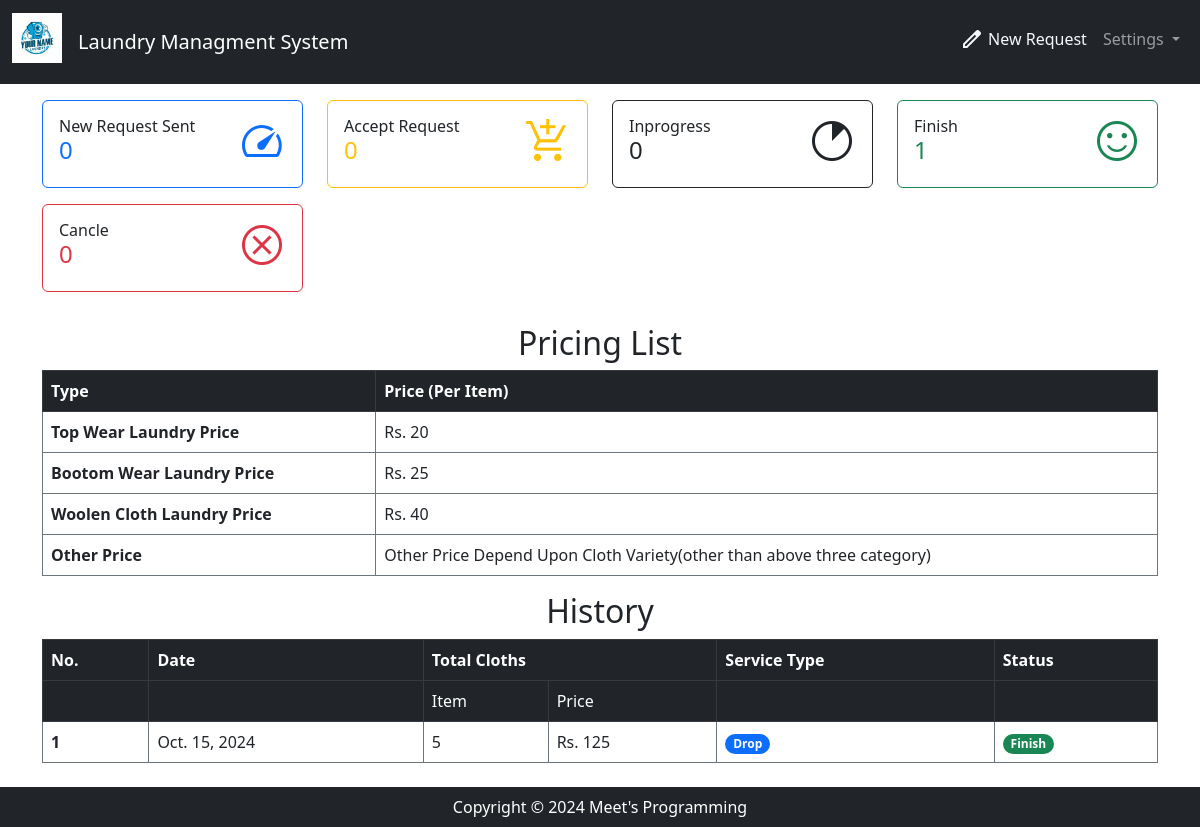
The page / (signed in) on the database its author committed.
### laundryadmin/models.py (models this page shows, shortened)
class Company(models.Model):
    comapny_name = models.CharField(max_length=100, default='laundry')
    comapny_email = models.EmailField(max_length=254, unique=True)
    password = models.CharField(max_length=128)
    logo = models.ImageField(upload_to='company_logos/', blank=True, null=True)
    fav_icon = models.ImageField(upload_to='company_fav_icons/', blank=True, null=True)

class Price(models.Model):
    topwear = models.IntegerField(default='25')
    bottomwear = models.IntegerField(default='25')
    woolenwear = models.IntegerField(default='25')

### user/models.py (models this page shows, shortened)
class UserReqeuest(models.Model):
    uuid = models.UUIDField(primary_key=True, default=uuid.uuid4, editable=False)
    user = models.ForeignKey(User, on_delete=models.CASCADE)
    pickup_date = models.DateField()
    topwear = models.PositiveIntegerField(default=0)
    bottomwear = models.PositiveIntegerField(default=0)
    woolenwear = models.PositiveIntegerField(default=0)
    otherclothes = models.PositiveIntegerField(default=0)
    SERVICE_CHOICES = [
        ('drop', 'Drop'),
        ('pickup', 'House Pickup'),
    ]
    service_type = models.CharField(max_length=10, choices=SERVICE_CHOICES)
    address = models.TextField(null=True, blank=True)
    contact_person = models.CharField(max_length=20)
    description = models.TextField(null=True, blank=True)
    PROGRESS_CHOICES = [
        ('Pending', 'Pending'),
        ('Accept', 'Accept'),
        ('Inprogress', 'Inprogress'),
        ('Finish', 'Finish'),
        ('Cancle', 'Cancle'),
    ]
    progress = models.CharField(max_length=10, choices=PROGRESS_CHOICES)
    topwearprice = models.PositiveIntegerField(default=0)
    bottomwearprice = models.PositiveIntegerField(default=0)
    woolenwearprice = models.PositiveIntegerField(default=0)
    otherclothesprice = models.PositiveIntegerField(default=0)
    totalprice = models.PositiveIntegerField(default=0)
    PAYMENT_CHOICES = [
        ('Unpaid', 'Unpaid'),
        ('Cash', 'Cash'),
        ('Online', 'Online')
    ]
    payment = models.CharField(max_length=10, choices=PAYMENT_CHOICES)
    created_at = models.DateTimeField(auto_now_add=True)

### user/views.py (the view)
# urls.py: path('', index, name="index"),
@login_required(login_url='/login/')
def index(request):
    if request.user:
        price = Price.objects.first()
        progress_counts = {}
        for progress_choice in UserReqeuest.PROGRESS_CHOICES:
            progress = progress_choice[0]
            count = UserReqeuest.objects.filter(user = request.user, progress=progress).count()
            progress_counts[progress] = count
        history = UserReqeuest.objects.filter(user = request.user).order_by('-pickup_date')
        context = {
            'progress_counts': progress_counts,
            'history': history,
            'price': price,
        }
        return render(request, 'index.html', context)
    else:
        return redirect('login')

### laundryadmin/context_processors.py (called while the page is built)
def company_logo(request):
    try:
        company = Company.objects.first()
        name = company.comapny_name
        logo = company.logo.url if company.logo else None
        fav_icon = company.fav_icon.url if company.fav_icon else None
    except Company.DoesNotExist:
        name = 'laundry'
        logo = None
        fav_icon = None
    return {'company_logo': logo, 'company_fav_icon': fav_icon, 'company_name': name}

### templates/index.html (shortened to what this page needs)
{% extends "base.html" %}
{% block navitems %}
<div class="collapse navbar-collapse" id="navbarColor02">
<ul class="navbar-nav ms-auto">
    <a class="nav-link text-light" href="{% url 'new_request' %}"><span class="material-symbols-outlined">edit</span><span class="align-top ms-1">New Request</span></a>
    <div class="ml-auto">
        <li class="nav-item dropdown">
            <a class="nav-link dropdown-toggle" href="#" id="navbarDropdown" role="button" data-bs-toggle="dropdown" aria-haspopup="true" aria-expanded="false">
            Settings
            </a>
        </li>
    </div>
</ul>
</div>
{% endblock navitems %}
{% block body %}
<div class="container mb-5">
<div class="row mt-3">
    {% for progress_choice, count in progress_counts.items %}
    <div class="col-xl-3 col-sm-6 mb-xl-0 mb-4">
        <div class="card {% if progress_choice == 'Pending' %}border-primary{% elif progress_choice == 'Accept' %}border-warning {% elif progress_choice == 'Inprogress' %}border-dark {% elif progress_choice == 'Finish' %}border-success{% elif progress_choice == 'Cancle' %}border-danger{% endif %} mb-3">
            <div class="card-body p-3">
                <div class="row">
                    <div class="col-8">
                        <div class="numbers">
                            {% if progress_choice == 'Pending' %}<h6 class="text-md mb-0 text-capitalize font-weight-bold">New Request Sent</h6>{% elif progress_choice == 'Accept' %}
                            <h6 class="text-md mb-0 text-capitalize font-weight-bold">Accept Request</h6>
                                {% elif progress_choice == 'Inprogress' %}<h6 class="text-md mb-0 text-capitalize font-weight-bold">Inprogress</h6>
                                {% elif progress_choice == 'Finish' %}
                                <h6 class="text-sm mb-0 text-capitalize font-weight-bold">Finish</h6>
                                {% elif progress_choice == 'Cancle' %}
                                <h6 class="text-sm mb-0 text-capitalize font-weight-bold">Cancle</h6>
                                {% endif %}
                                {% if progress_choice == 'Pending' %}<h4 class="font-weight-bolder mb-0 text-primary">{{count}}</h4>
                                {% elif progress_choice == 'Accept' %}<h4 class="font-weight-bolder mb-0 text-warning">{{count}}</h4>
                                {% elif progress_choice == 'Inprogress' %}<h4 class="font-weight-bolder mb-0 text-dark">{{count}}</h4>
                                {% elif progress_choice == 'Finish' %}<h4 class="font-weight-bolder mb-0 text-success">{{count}}</h4>
                                {% elif progress_choice == 'Cancle' %}<h4 class="font-weight-bolder mb-0 text-danger">{{count}}</h4>{% endif %}
                        </div>
                    </div>
                    <div class="col-4 text-end">
                        {% if progress_choice == 'Pending' %}<span class="material-symbols-outlined text-primary" style="font-size:48px;">speed</span>
                        {% elif progress_choice == 'Accept' %}<span class="material-symbols-outlined text-warning" style="font-size:48px;">add_shopping_cart</span>
                        {% elif progress_choice == 'Inprogress' %}<span class="material-symbols-outlined text-dark" style="font-size:48px;">clock_loader_10</span>
                        {% elif progress_choice == 'Finish' %}<span class="material-symbols-outlined text-success" style="font-size:48px;">sentiment_satisfied</span>
                        {% elif progress_choice == 'Cancle' %}<span class="material-symbols-outlined text-danger" style="font-size:48px;">cancel</span>{% endif %}
                    </div>
                </div>
            </div>
        </div>
    </div>
    {% endfor %}
</div>
<div class="mt-3">
    <h2 class="text-center text-dark">Pricing List</h2>
    <table class="table table-hover table-bordered border-secondary">
        <thead>
          <tr class="table-dark">
            <th scope="col">Type</th>
            <th scope="col">Price (Per Item)</th>
          </tr>
        </thead>
        <tbody>
          <tr>
            <th scope="row">Top Wear Laundry Price</th>
            <td>Rs. {{price.topwear}}</td>
          </tr>
          <tr>
            <th scope="row">Bootom Wear Laundry Price</th>
            <td>Rs. {{price.bottomwear}}</td>
          </tr>
          <tr>
            <th scope="row">Woolen Cloth Laundry Price</th>
            <td>Rs. {{price.woolenwear}}</td>
          </tr>
          <tr>
            <th scope="row">Other Price</th>
            <td>Other Price Depend Upon Cloth Variety(other than above three category)</td>
          </tr>
        </tbody>
    </table>
</div>
<div class="mt-3">
    <h2 class="text-center text-dark">History</h2>
    <div class="table-responsive">
    <table class="table table-hover table-bordered border-secondary">
        <thead>
            <tr class="table-dark">
            <th scope="col">No.</th>
            <th scope="col">Date</th>
            <th scope="col" colspan="2">Total Cloths</th>
            <th scope="col">Service Type</th>
            <th scope="col">Status</th>
            </tr>
        </thead>
        <tbody>
            <tr class="table-dark">
                <td></td>
                <td></td>
                <td>Item</td>
                <td>Price</td>
                <td></td>
                <td></td>
            </tr>
            {% for req in history%}
            <tr>
                <th scope="row">{{forloop.counter}}</th>
                <td>{{req.pickup_date}}</td>
                <td>{{req.topwear|add:req.bottomwear|add:req.woolenwear|add:req.otherclothes}}</td>
                <td>Rs. {{req.totalprice}}</td>
                <td><span class=" badge rounded-pill {% if req.service_type == 'drop' %}bg-primary{% else %}bg-secondary{% endif %} text-size-lg">{{req.service_type|capfirst}}</span></td>
                <td><span class="badge rounded-pill {% if req.progress == 'Pending' %}bg-primary{% elif req.progress == 'Accept' %}bg-warning {% elif req.progress == 'Inprogress' %}bg-dark {% elif req.progress == 'Finish' %}bg-success{% elif req.progress == 'Cancle' %}bg-danger{% endif %}">{{req.progress}}</span></td>
            </tr>
        {% endfor %}
        </tbody>
    </table>
</div>
</div>
</div>
{% endblock body %}

### templates/base.html (shortened to what this page needs)
{% load static %}
<!DOCTYPE html>
<html lang="en">
<head>
    <link rel="stylesheet" href="{% static 'css/bootstrap.min.css' %}">
    <link href="https://cdn.jsdelivr.net/npm/bootstrap@5.3.0/dist/css/bootstrap.min.css" rel="stylesheet">
</head>
<body class="d-flex flex-column min-vh-100">
    <nav class="navbar navbar-expand-lg navbar-dark bg-dark">
        <div class="container-fluid">
          <a class="navbar-brand brand-logo mr-5" href="{% if not request.path == '/login/' or request.path == '/register/' or request.path == '/admin-site/login/' %}/{% endif %}">{% if company_fav_icon %}<img src="{{company_fav_icon}}" alt="logo" style="vertical-align:baseline; height:50px;" />{% else %}<img src="{% static 'images/logo.svg' %}" alt="logo"/>{% endif %}</a>
          <a class="navbar-brand d-none d-sm-block d-flex flex-row align-items-center" href="{% if not request.path == '/login/' or request.path == '/register/' or request.path == '/admin-site/login/' %}/{% endif %}">{{company_name}}</a>
          {% block navitems %}{% endblock navitems %}
        </div>
      </nav>
      <div class="container-fluid">
        {% block body %}{% endblock body %}
      </div>
      <footer class="fixed-bottom navbar-primary bg-dark p-2">
        <div class="text-center">
            <span class="text-white">
                Copyright &copy; <script>document.write(new Date().getFullYear())</script> Meet's Programming
            </span>
        </div>
      </footer>
</body>
</html>

### templates/base.html (style rules this page uses)
a { text-decoration: none; }

### rows shown on the page
Company: comapny_name "Laundry Managment System"
Price: topwear "20", bottomwear "25", woolenwear "40"
UserReqeuest: pickup_date "Oct. 15, 2024", topwear|add "5", totalprice "125", service_type "Drop", progress "Finish"

### other values the page prints
{{ count }} "0"
{{ count }} "1"
